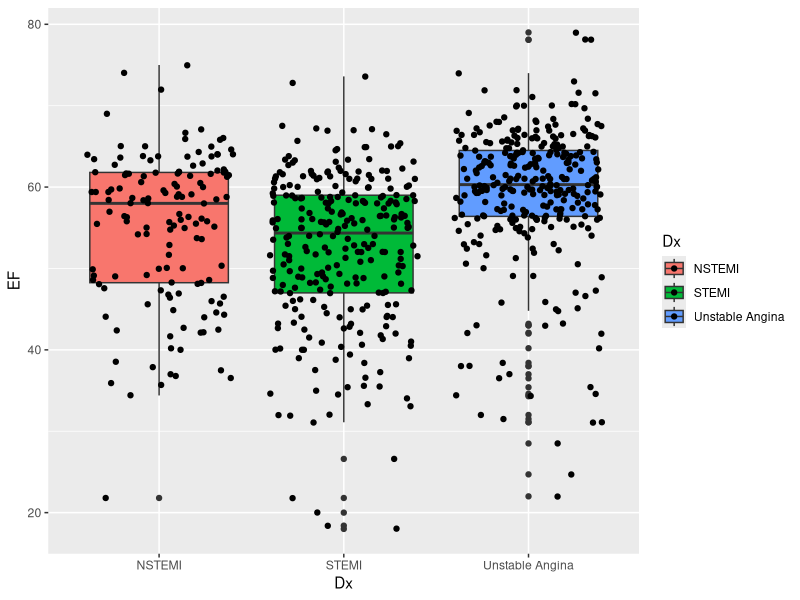
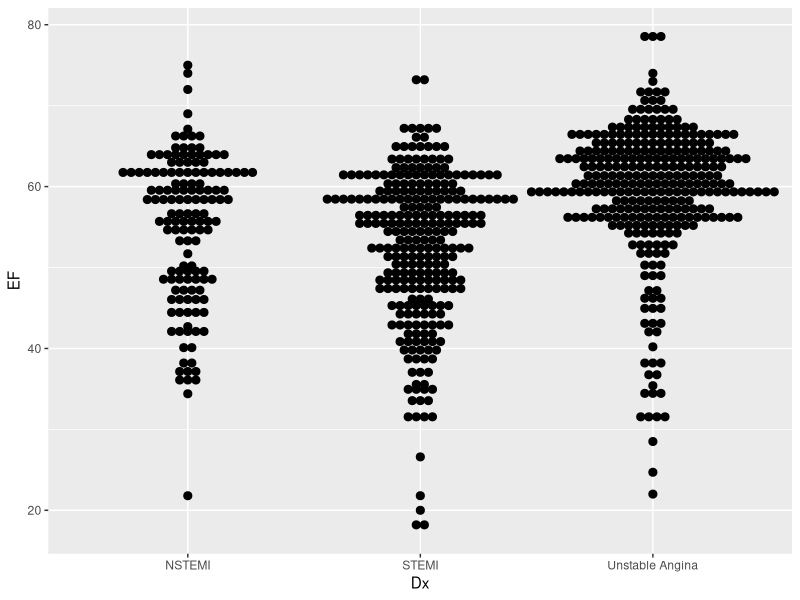
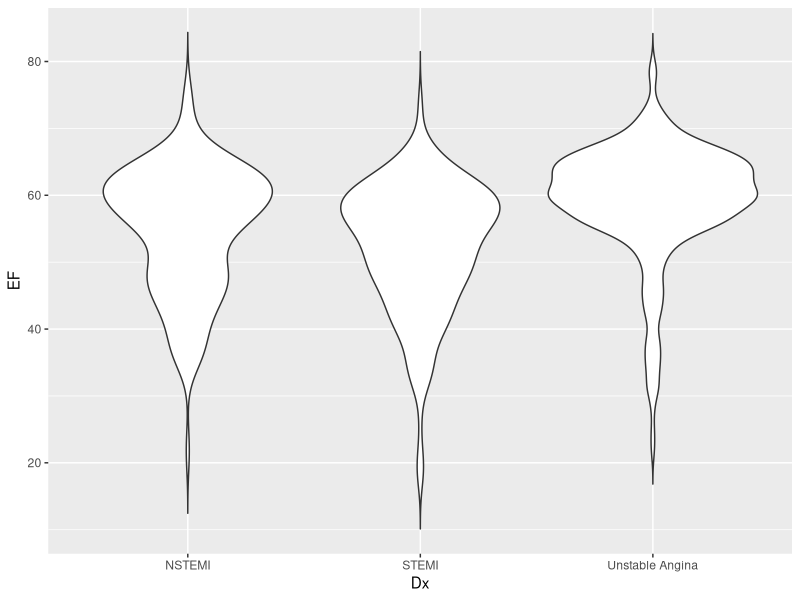
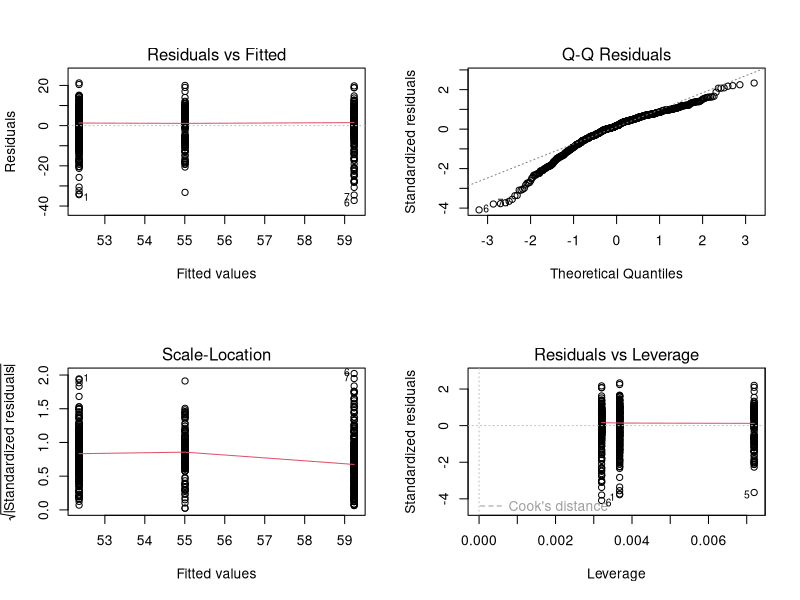

These charts were generated, in order, by the following R code:
## ---- chunk 1
knitr::opts_chunk$set(echo = TRUE, warning=FALSE, message=FALSE)
## ---- chunk 2
library(tidyverse)
library(readxl)

raw_acs <- read_excel("acs.xlsx") %>%
  mutate(EF = as.numeric(EF))

raw_acs %>%
  group_by(Dx) %>%
  summarise(mean_EF = mean(EF, na.rm=TRUE), 
            sd_EF = sd(EF, na.rm=TRUE), median_EF=median(EF, na.rm=TRUE), min_EF=min(EF, na.rm=TRUE), max_EF=max(EF, na.rm=TRUE), quantile1_EF=quantile(EF, probs=c(0.25), na.rm=TRUE), quantile3_EF=quantile(EF, probs=c(0.75), na.rm=TRUE))
## ---- chunk 3
qplot(Dx, EF, data=raw_acs, geom=c("boxplot", "jitter"), fill=Dx)

## ---- chunk 4
qplot(Dx, EF, data=raw_acs, geom=c("dotplot"), stackdir="center", binaxis="y", binwidth=1)
## ---- chunk 5
qplot(Dx, EF, data=raw_acs, geom=c("violin"), trim=FALSE)

## ---- chunk 6
acs_anova=aov(EF~Dx, data=raw_acs)
summary(acs_anova) 
## ---- chunk 7
par(mfrow=c(2,2))
plot(acs_anova)
## ---- chunk 8
bartlett.test(EF~Dx, data=raw_acs)
## ---- chunk 9
TukeyHSD(acs_anova)

